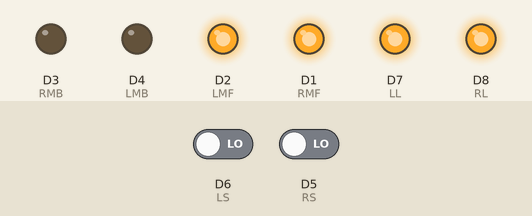
Simulated run of this sketch. Board: ESP8266 (NodeMCU). Parts: output pins drawn as LEDs (lit = HIGH). The inputs (shaded band) are chosen by the test bench; at power-on: D6 (LS) LOW, D5 (RS) LOW.

Above: at 1.2 s.
1.3 s: D6 (LS) driven HIGH
At 2.3 s:
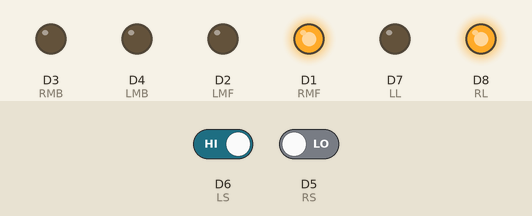
2.8 s: D5 (RS) driven HIGH
At 3.4 s:
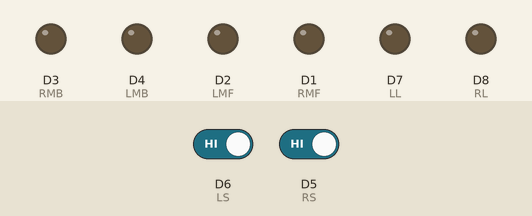
4.3 s: D6 (LS) driven LOW
At 4.6 s:
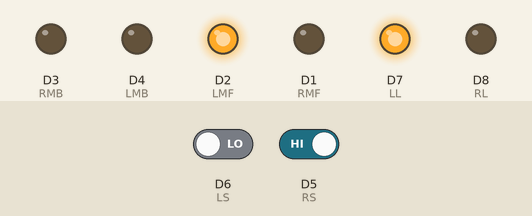
5.8 s: D5 (RS) driven LOW
At 6.9 s:
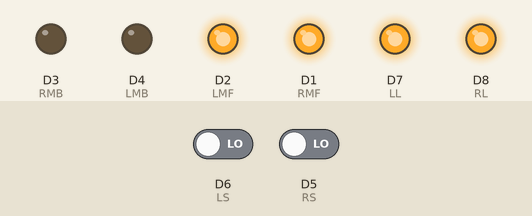
Timing chart, 0 to 8.3 s (numbered marks = the images above; inputs shaded):
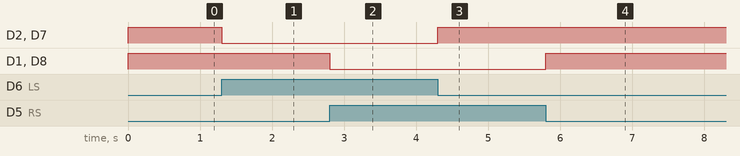

Measured:
- after the input at 1.3 s, D2 (LMF), D7 (LL): HIGH → LOW at once
- after the input at 2.8 s, D1 (RMF), D8 (RL): HIGH → LOW at once
- after the input at 4.3 s, D2 (LMF), D7 (LL): LOW → HIGH at once
- after the input at 5.8 s, D1 (RMF), D8 (RL): LOW → HIGH at once

The sketch:

lfr.ino
```cpp
int RS = D5;
int LS = D6;
int RMF = D1;
int LMF = D2;
int RMB = D3;
int LMB = D4;
int LL = D7;
int RL = D8;
void setup() {
pinMode (RS,INPUT);
pinMode (LS,INPUT);
pinMode (RMF,OUTPUT);
pinMode (LMF,OUTPUT);
pinMode (RMB,OUTPUT);
pinMode (LMB,OUTPUT);

pinMode (LL,OUTPUT);
pinMode (RL,OUTPUT);
}
void loop(){
RS = digitalRead (D5);
LS = digitalRead (D6);
if ((RS==1)&&(LS==1))
{
digitalWrite (RMF,LOW);
digitalWrite (RMB,LOW);
digitalWrite (LMF,LOW);
digitalWrite (LMB,LOW);

digitalWrite (LL,LOW);
digitalWrite (RL,LOW);


}
if ((RS==0)&&(LS==0))
{
digitalWrite (RMF,HIGH);
digitalWrite (LMF,HIGH);
digitalWrite (RMB,LOW);
digitalWrite (LMB,LOW);


digitalWrite (LL,HIGH);
digitalWrite (RL,HIGH);
}
if ((RS==1)&&(LS==0))
{
digitalWrite (RMF,LOW);
digitalWrite (LMF,HIGH);
digitalWrite (RMB,LOW);
digitalWrite (LMB,LOW);

digitalWrite (LL,HIGH);
digitalWrite (RL,LOW);
}
if ((RS==0)&&(LS==1))
{
digitalWrite (RMF,HIGH);
digitalWrite (LMF,LOW);
digitalWrite (RMB,LOW);
digitalWrite (LMB,LOW);

digitalWrite (LL,LOW);
digitalWrite (RL,HIGH);
}
}
```
